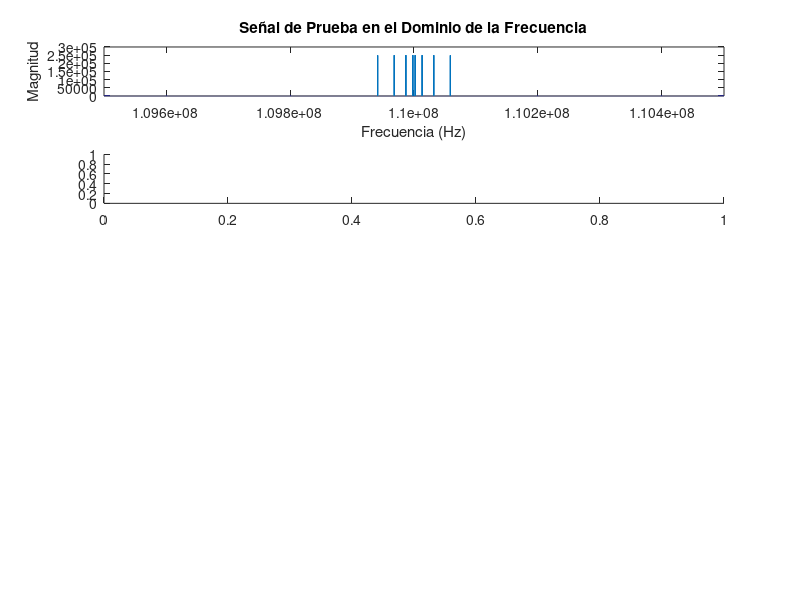

MATLAB code to generate this figure: (Note: this script raises an error after producing the figure.)
pkg load signal; % Cargar el paquete de señales si está disponible

% Parámetros iniciales
fs = 1e6; % Frecuencia de muestreo (Hz)
t = linspace(0, 1, fs); % Vector de tiempo de 1 segundo

% Crear señal de prueba centrada en 110 MHz con componentes en frecuencias específicas
fc = 110e6; % Frecuencia central de 110 MHz
f1 = 1875; % Frecuencia de 1875 Hz
f2 = 13125; % Frecuencia de 13125 Hz
f3 = 31875; % Frecuencia de 31875 Hz
f4 = 58625; % Frecuencia de 58625 Hz

% Generar la señal de prueba (modulación de amplitud)
test_signal = cos(2 * pi * f1 * t) + cos(2 * pi * f2 * t) + cos(2 * pi * f3 * t) + cos(2 * pi * f4 * t);
FMmodulada = test_signal .* cos(2 * pi * fc * t);

% Transformar la señal de prueba al dominio de la frecuencia
FMmodulada_freq = fft(FMmodulada);
f_FMmodulada = linspace(-fs/2, fs/2, length(FMmodulada_freq)) + fc; % Ajuste para centrar en 110 MHz

% Crear oscilador local de 99.3 MHz para obtener una IF de 10.7 MHz
f_lo = 99.3e6; % Frecuencia del oscilador local
osc_lo = cos(2 * pi * f_lo * t); % Señal del oscilador local

% Mezclar la señal de prueba con el oscilador local para obtener la señal IF
IF_signal = FMmodulada .* osc_lo;

% Transformar la señal IF al dominio de la frecuencia
IF_signal_freq = fft(IF_signal);
f_IF = linspace(-fs/2, fs/2, length(IF_signal_freq)) + (fc - f_lo); % Ajuste para centrar en la nueva frecuencia intermedia de 10.7 MHz

% Identificar las componentes de frecuencia significativas
magnitudes = abs(IF_signal_freq);
threshold = max(magnitudes) * 0.1; % Umbral para identificar picos significativos

% Encuentra los picos manualmente
peaks = [];
locs = [];
for i = 2:length(magnitudes)-1
    if magnitudes(i) > magnitudes(i-1) && magnitudes(i) > magnitudes(i+1) && magnitudes(i) > threshold
        peaks = [peaks; magnitudes(i)];
        locs = [locs; i];
    end
end

% Imprimir los valores de los picos y sus frecuencias
disp('Frecuencias y magnitudes de los picos identificados:');
for i = 1:length(locs)
    fprintf('Frecuencia: %.2f Hz, Magnitud: %.2f\n', f_IF(locs(i)), peaks(i));
end

% Calcular el desplazamiento desde la frecuencia central
frecuencia_central = 10.7e6;
desplazamiento_derecha = max(f_IF(locs) - frecuencia_central);
desplazamiento_izquierda = min(f_IF(locs) - frecuencia_central);

disp(['Desplazamiento hacia la derecha: ', num2str(desplazamiento_derecha), ' Hz']);
disp(['Desplazamiento hacia la izquierda: ', num2str(desplazamiento_izquierda), ' Hz']);

% Graficar las señales en el dominio de la frecuencia
figure;

% Señal de Prueba en el Dominio de la Frecuencia
subplot(5,1,1);
plot(f_FMmodulada, fftshift(abs(FMmodulada_freq)));
title('Señal de Prueba en el Dominio de la Frecuencia');
xlabel('Frecuencia (Hz)');
ylabel('Magnitud');
xlim([fc - 500e3, fc + 500e3]); % Mostrar un rango más cerrado alrededor de 110 MHz para mejor visualización

% Señal del Oscilador Local en el Dominio de la Frecuencia
subplot(5,1,2);
plot(f_osc_lo, fftshift(abs(osc_lo_freq)));
title('Señal del Oscilador Local en el Dominio de la Frecuencia');
xlabel('Frecuencia (Hz)');
ylabel('Magnitud');
xlim([f_lo - 500e3, f_lo + 500e3]); % Mostrar un rango más cerrado alrededor de 99.3 MHz para mejor visualización

% Señal IF en el Dominio de la Frecuencia (sin filtrar)
subplot(5,1,3);
plot(f_IF, fftshift(abs(IF_signal_freq)));
title('Señal Intermedia (IF) en el Dominio de la Frecuencia (sin filtrar)');
xlabel('Frecuencia (Hz)');
ylabel('Magnitud');
xlim([10.2e6, 11.2e6]); % Mostrar un rango más cerrado alrededor de 10.7 MHz para mejor visualización

% Producto del Filtro IF Centrado en el Dominio de la Frecuencia (sin filtro aplicado)
subplot(5,1,4);
plot(f_IF, abs(IF_signal_freq));
title('Producto del Filtro IF Centrado en el Dominio de la Frecuencia (sin filtrar)');
xlabel('Frecuencia (Hz)');
ylabel('Magnitud');
xlim([10.2e6, 11.2e6]); % Mostrar un rango más cerrado alrededor de 10.7 MHz para mejor visualización

% Graficar las componentes significativas
subplot(5,1,5);
plot(f_IF, abs(IF_signal_freq));
hold on;
plot(f_IF(locs), peaks, 'ro'); % Marcar los picos significativos
title('Componentes Significativas en la Señal IF');
xlabel('Frecuencia (Hz)');
ylabel('Magnitud');
xlim([10.2e6, 11.2e6]); % Mostrar un rango más cerrado alrededor de 10.7 MHz para mejor visualización
hold off;

% Verificaciones adicionales
disp('Información de la señal de prueba:');
disp(['Longitud: ', num2str(length(FMmodulada))]);
disp(['Rango de valores: ', num2str(min(FMmodulada)), ' a ', num2str(max(FMmodulada))]);

disp('Información del oscilador local:');
disp(['Longitud: ', num2str(length(osc_lo))]);
disp(['Rango de valores: ', num2str(min(osc_lo)), ' a ', num2str(max(osc_lo))]);

disp('Información de la señal IF:');
disp(['Longitud: ', num2str(length(IF_signal))]);
disp(['Rango de valores: ', num2str(min(IF_signal)), ' a ', num2str(max(IF_signal))]);
